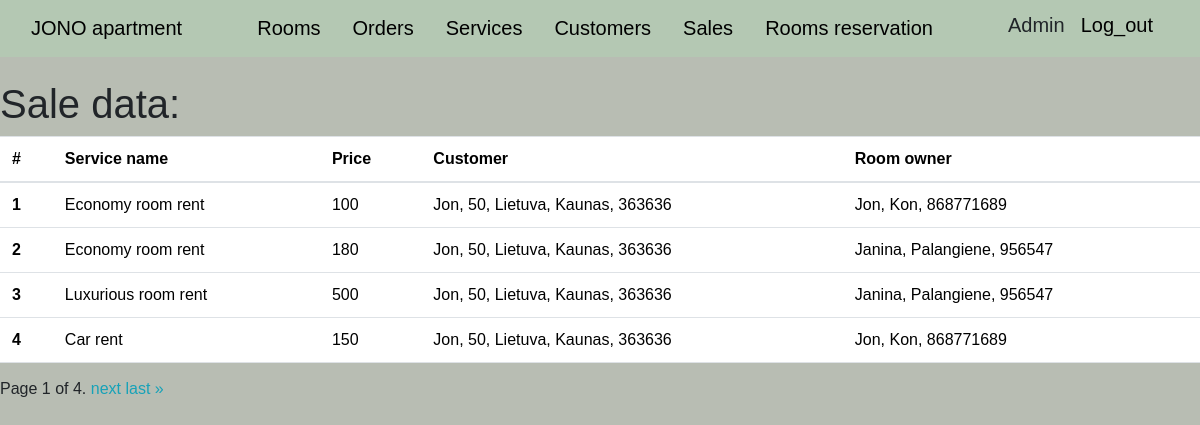
Screenshot of /apartment/sale (signed in) with the database file from the repository.
### apartment/models.py (models this page shows, shortened)
class BaseModel(models.Model):
    objects = models.Manager()
    DoesNotExist = models.Manager()
    class Meta:
        abstract = True

class Sale(BaseModel):
    service = models.ForeignKey(Service, on_delete=models.CASCADE)
    customer = models.ForeignKey(Customer, on_delete=models.CASCADE)
    discount = models.IntegerField(default=1, blank=False)
    price = models.IntegerField(default=1, blank=False)
    owner = models.ForeignKey(Owner, on_delete=models.CASCADE)

class Service(BaseModel):
    service_name = models.CharField(max_length=30, blank=False, default=None)
    price = models.IntegerField(blank=False, default=50)
    owner = models.ForeignKey(Owner, on_delete=models.CASCADE, default=None)
    description = models.CharField(max_length=300, blank=False)

class Customer(BaseModel):
    first_name = models.CharField(max_length=30, blank=False)
    last_name = models.CharField(max_length=30, blank=False)
    age = models.IntegerField(blank=False, default=1)
    phone = models.IntegerField(blank=False, default=1)
    email = models.CharField(max_length=30, blank=False)
    city = models.CharField(max_length=30, blank=False)
    country = models.CharField(max_length=30, blank=False)
    rating = models.IntegerField(blank=False, default=1)
    description = models.CharField(max_length=1000, blank=True)
    def __str__(self):
        return f'{self.first_name}, {self.age}, {self.country}, {self.city}, {self.phone}'

class Owner(BaseModel):
    first_name = models.CharField(max_length=30, blank=False)
    last_name = models.CharField(max_length=30, blank=False)
    email = models.CharField(max_length=30, blank=False)
    phone = models.IntegerField(blank=False, default=1)
    def __str__(self):
        return f'{self.first_name}, {self.last_name}, {self.phone}'

### apartment/views.py (the view)
# urls.py: path("sale", sales, name="sale"),
@login_required
def sales(request):
    sale = Sale.objects.all()
    if request.method == 'POST':
        form = SaleForm(request.POST)
        if form.is_valid():
            context = {'sales': sale, 'form': form}
            return render(request, 'apartment/orders.html', context)
    paginator = Paginator(sale, 4)
    page_number = request.GET.get("page")
    page_obj = paginator.get_page(page_number)
    return render(request, 'apartment/sale.html', {"page_obj": page_obj})

### apartment/templates/apartment/sale.html (shortened to what this page needs)
{% extends 'base.html' %}
{% load static %}
{% block content %}
    <head>
        <link rel="stylesheet" href="{% static 'css/new.css' %}" />
    </head>
    <h1>Sale data:</h1>
            {% if page_obj %}
                <table class="table">
                    <thead>
                        <tr>
                            <th scope="col">#</th>
                            <th scope="col">Service name</th>
                            <th scope="col">Price</th>
                            <th scope="col">Customer</th>
                            <th scope="col">Room owner</th>
                        </tr>
                    </thead>
                    <tbody>
                        <tr>
                        {% for sale in page_obj %}
                            <th scope="row">{{ forloop.counter }}</th>
                            <td>{{ sale.service.service_name }}</td>
                            <td>{{ sale.price }}</td>
                            <td>{{ sale.customer }}</td>
                            <td>{{ sale.owner }}</td>
                        </tr>
                        {% endfor %}
                      </tbody>
                </table>
            {% endif %}
                <div class="pagination">
                <span class="step-links">
                    <span class="current">
                        Page {{ page_obj.number }} of {{ page_obj.paginator.num_pages }}.
                    </span>
                    {% if page_obj.has_next %}
                        <a href="?page={{ page_obj.next_page_number }}">next</a>
                        <a href="?page={{ page_obj.paginator.num_pages }}">last &raquo;</a>
                    {% endif %}
                </span>
            </div>
         <br>
{% endblock %}

### templates/base.html (shortened to what this page needs)
<!doctype html>
{% load static %}
<html lang="en">
    <head>
        <link href="https://cdn.jsdelivr.net/npm/bootstrap@5.3.2/dist/css/bootstrap.min.css" rel="stylesheet">
        <link rel="stylesheet" href="https://maxcdn.bootstrapcdn.com/bootstrap/4.0.0/css/bootstrap.min.css">
        <link rel="stylesheet" href="https://use.fontawesome.com/releases/v5.0.10/css/all.css">
        <link rel="stylesheet" type="text/css" href="{% static 'css/calendar.css' %}">
    </head>
    <body>
    <nav class="navbar navbar-expand-lg fixed-top" style="background-color: rgb(180,200,179);">
        <div class="container-fluid">
            <a class="navbar-brand" href="{% url 'home' %}">JONO apartment</a>
            <div class="sidebar offcanvas offcanvas-start" tabindex="-1" id="offcanvasNavbar" aria-labelledby="offcanvasNavbarLabel">
            <div class="offcanvas-body d-flex flex-column flex-lg-row">
                <ul class="navbar-nav justify-content-center align-items-center fs-5 flex-grow-1 pe-3">
                    <li class="nav-item mx-2">
                        <a class="nav-link active" aria-current="page" href="{% url 'apartment:rooms' %}">Rooms</a>
                    </li>
                    {% if user.is_authenticated %}
                        <li class="nav-item mx-2">
                            <a class="nav-link active" aria-current="page" href="{% url 'apartment:orders' %}">Orders</a>
                        </li>
                        <li class="nav-item mx-2">
                            <a class="nav-link active" aria-current="page" href="{% url 'apartment:service' %}">Services</a>
                        </li>
                        <li class="nav-item mx-2">
                            <a class="nav-link active" aria-current="page" href="{% url 'apartment:customers' %}">Customers</a>
                        </li>
                        <li class="nav-item mx-2">
                            <a class="nav-link active" aria-current="page" href="{% url 'apartment:sale' %}">Sales</a>
                        </li>
                    {% endif %}
                    <li class="nav-item mx-2">
                        <a class="nav-link active" aria-current="page" href="{% url 'apartment:calendar_view' %}">Rooms reservation</a>
                    </li>
                </ul>
                {% if user.is_authenticated %}
                    <a class="navbar-brand" >{{ user.get_username }}</a>
                    <a class="navbar-brand" href="{% url 'logout' %}"> Log_out </a>
                {% else %}
                    <div class="d-flex flex-column flex-lg-row justify-content-center align-items-center gap-4">
                        <a href="{% url 'login' %}" class="text-white">Login</a>
                    </div>
                {% endif %}
            </div>
        </div>
        </div>
    </nav>
    {% block content %}{% endblock %}
    </body>
</html>

### static/css/calendar.css (style rules this page uses)
ul { height: 100%; padding: 0px 5px 0px 20px; }
a { color: #17a2b8; }

### static/css/new.css (style rules this page uses)
body { margin-top: 80px; background-color: rgb(184,189,179); font-family: sans-serif; line-height: 1.25 }

### rows the page displays
Sale: service.service_name "Economy room rent", price "100", customer "Jon, 50, Lietuva, Kaunas, 363636", owner "Jon, Kon, 868771689"
Sale: service.service_name "Economy room rent", price "180", customer "Jon, 50, Lietuva, Kaunas, 363636", owner "Janina, Palangiene, 956547"
Sale: service.service_name "Luxurious room rent", price "500", customer "Jon, 50, Lietuva, Kaunas, 363636", owner "Janina, Palangiene, 956547"
Sale: service.service_name "Car rent", price "150", customer "Jon, 50, Lietuva, Kaunas, 363636", owner "Jon, Kon, 868771689"

### other values shown
{{ user.get_username }} "Admin"
{{ page_obj.number }} "1"
{{ page_obj.paginator.num_pages }} "4"
